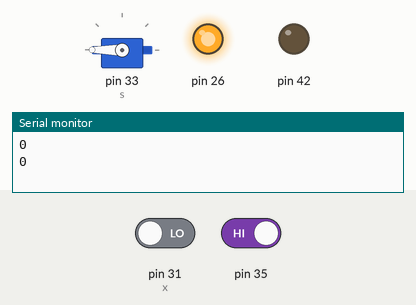
Simulated run of this sketch. Board: Arduino Mega 2560, built with avr-gcc and run on an emulated ATmega2560. Parts: servo, output pins drawn as LEDs (lit = HIGH), the last lines printed to the serial monitor. Inputs (shaded band) come from the test bench; at power-on: pin 35 HIGH, pin 31 (x) LOW.

Above: at 1.8 s.
1.9 s: pin 35 driven LOW
At 2.7 s:
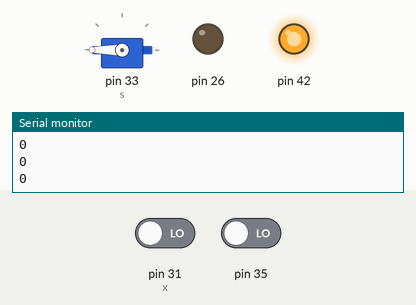
3.5 s: pin 31 (x) driven HIGH
At 6.1 s:
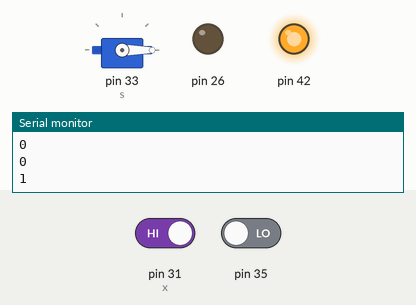
6.5 s: pin 35 driven HIGH
At 11.1 s:
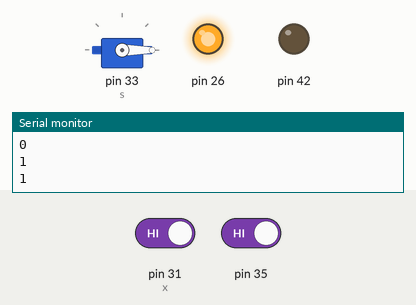
Timing chart, 0 to 12.6 s (numbered marks = the images above; inputs shaded):
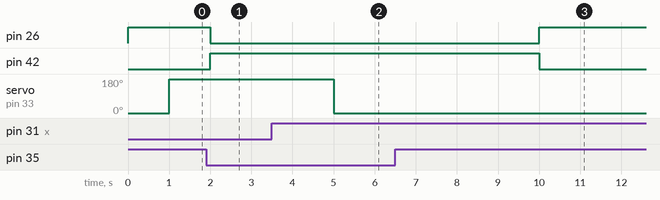

The sketch:

servo.ino
```cpp
#include<Servo.h>
Servo s;
int x=31; //digital pin 2 has a push button attached to it. Give it an name

//the setup routine runs once when you press reset
void setup() {

  //IR START
   pinMode(35,INPUT);
  pinMode(42,OUTPUT);
  pinMode(26,OUTPUT);
  //IR END

  Serial.begin(9600); //initialize serial comm. at 9600 bits per second

  pinMode(31, INPUT);//make the push button's pin an input
  s.attach(33);
  s.write(0);
  //pinMode(42,OUTPUT);
}

//the loop routine runs over and over again forever
void loop() {
  //IR START
  if(digitalRead(35)==0){
    digitalWrite(26,LOW);
     digitalWrite(42,HIGH);
  }
  if(digitalRead(35)==1){
     digitalWrite(26,HIGH);
    digitalWrite(42,LOW);
  }
  //IR END

  int buttonState = digitalRead(x); //read the input pin

  Serial.println(buttonState); //print out the state of the button

  delay(1000); //delay in between reads for stability
  if(buttonState!=0){
    s.write(0);
    delay(5000);
   // digitalWrite(4,HIGH);
    }

    else{
      s.write(180);
     // digitalWrite(4,LOW);
      }
}
```

Measured:
- after the input at 1.9 s, pin 26: HIGH → LOW after 0.10 s; pin 42: LOW → HIGH after 0.10 s
- after the input at 3.5 s, servo on pin 33 (s): 180° → 0° after 1.5 s
- after the input at 6.5 s, pin 26: LOW → HIGH after 3.5 s; pin 42: HIGH → LOW after 3.5 s
